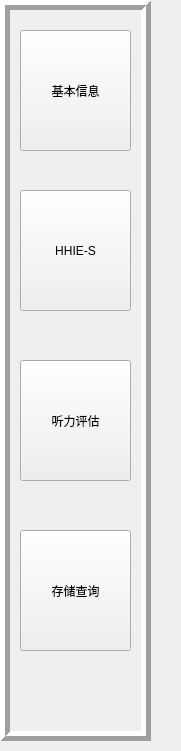
   <widget class="QWidget" name="widget" native="true">
    <property name="geometry">
     <rect>
      <x>0</x>
      <y>60</y>
      <width>181</width>
      <height>751</height>
     </rect>
    </property>
    <widget class="QFrame" name="frame_3">
     <property name="geometry">
      <rect>
       <x>0</x>
       <y>0</y>
       <width>151</width>
       <height>741</height>
      </rect>
     </property>
     <property name="frameShape">
      <enum>QFrame::Box</enum>
     </property>
     <property name="frameShadow">
      <enum>QFrame::Raised</enum>
     </property>
     <property name="lineWidth">
      <number>5</number>
     </property>
     <widget class="QPushButton" name="Btn_BaseInfo_2">
      <property name="geometry">
       <rect>
        <x>20</x>
        <y>30</y>
        <width>111</width>
        <height>121</height>
       </rect>
      </property>
      <property name="text">
       <string>基本信息</string>
      </property>
      <property name="autoDefault">
       <bool>true</bool>
      </property>
     </widget>
     <widget class="QPushButton" name="Btn_Estimate_2">
      <property name="geometry">
       <rect>
        <x>20</x>
        <y>360</y>
        <width>111</width>
        <height>121</height>
       </rect>
      </property>
      <property name="text">
       <string>听力评估</string>
      </property>
     </widget>
     <widget class="QPushButton" name="Btn_Save_2">
      <property name="geometry">
       <rect>
        <x>20</x>
        <y>530</y>
        <width>111</width>
        <height>121</height>
       </rect>
      </property>
      <property name="text">
       <string>存储查询</string>
      </property>
     </widget>
     <widget class="QPushButton" name="Btn_Estimate_3">
      <property name="geometry">
       <rect>
        <x>20</x>
        <y>190</y>
        <width>111</width>
        <height>121</height>
       </rect>
      </property>
      <property name="text">
       <string>HHIE-S</string>
      </property>
     </widget>
    </widget>
   </widget>
